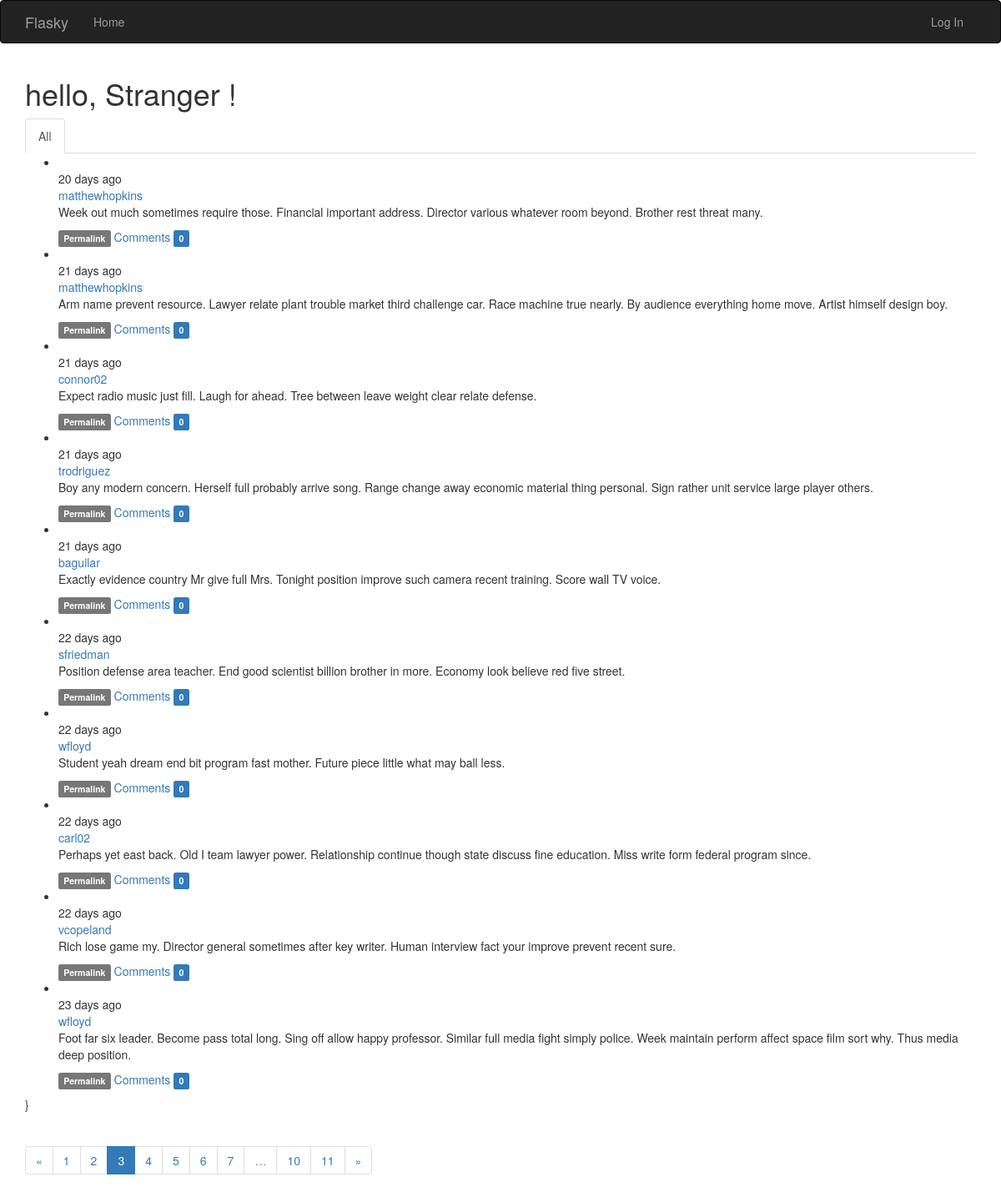
/?page=3, run on the app's committed database.
### app/models.py (models this page shows, shortened)
class Post(db.Model):
    __tablename__ = 'post'
    id = db.Column(db.Integer, primary_key=True)
    body = db.Column(db.Text)
    body_html = db.Column(db.Text)
    timestamp = db.Column(db.DateTime, index=True, default=datetime.utcnow)
    author_id = db.Column(db.Integer, db.ForeignKey('users.id'))
    comments = db.relationship('Comment', backref='post', lazy='dynamic')

class User(UserMixin, db.Model):
    __tablename__ = 'users'
    id = db.Column(db.Integer, primary_key=True)
    email = db.Column(db.String(64), unique=True, index=True)
    password_hash = db.Column(db.String(128))
    username = db.Column(db.String(64), unique=True, index=True)
    role_id = db.Column(db.Integer, db.ForeignKey('roles.id'))
    confirmed = db.Column(db.Boolean, default=False)
    name = db.Column(db.String(64))
    location = db.Column(db.String(64))
    about_me = db.Column(db.Text())
    member_since = db.Column(db.DateTime(), default=datetime.utcnow)
    last_seen = db.Column(db.DateTime(), default=datetime.utcnow)
    posts = db.relationship('Post', backref='author', lazy='dynamic')
    followed = db.relationship('Follow', foreign_keys=[Follow.follower_id],
                               backref=db.backref('follower', lazy='joined'),
                               lazy='dynamic', cascade='all, delete-orphan')
    followers = db.relationship('Follow', foreign_keys=[Follow.followed_id],
                                backref=db.backref('followed', lazy='joined'),
                                lazy='dynamic', cascade='all, delete-orphan')
    comments = db.relationship('Comment', backref='author', lazy='dynamic')
    @property
    def password(self):
        raise AttributeError('Password is not a readable attribute!')

### app/main/views.py (the view)
@main.route('/', methods=['GET', 'POST'])
def index():
    form = PostForm()
    if current_user.can(Permission.WRITE) and form.validate_on_submit():
        post = Post(body=form.body.data, author=current_user._get_current_object())
        db.session.add(post)
        db.session.commit()
        return redirect(url_for('.index'))
    page = request.args.get('page', 1, type=int)
    show_followed = False
    if current_user.is_authenticated:
        show_followed = bool(request.cookies.get('show_followed', ''))
    if show_followed:
        query = current_user.followed_posts
    else:
        query = Post.query
    pagination = query.order_by(Post.timestamp.desc()).paginate(
        page, per_page=current_app.config['FLASK_POSTS_PER_PAGE'], error_out=False)
    posts = pagination.items
    return render_template('index.html', form=form, posts=posts, show_followed=show_followed, pagination=pagination)

### app/auth/views.py (called while the page is built)
@auth.before_app_request
def before_request():
    if current_user.is_authenticated:
        current_user.ping()
        if not current_user.confirmed \
                and request.blueprint != 'auth' \
                and request.endpoint != 'static':
            return redirect(url_for('auth.unconfirmed'))

### app/main/__init__.py (called while the page is built)
@main.app_context_processor
def inject_permission():
    return dict(Permission=Permission)

### app/models.py (called while the page is built)
    def can(self, permission):
        return False

    def is_administrator(self):
        return False

### app/templates/index.html (shortened to what this page needs)
{% extends 'base.html' %}
{% import 'bootstrap/wtf.html' as wtf %}
{% import '_macro.html' as macro %}
{% block navbar %}
{{ super() }}
{% endblock %}
{% block page_content %}
<div>
    <h1>hello,
        {% if current_user.is_authenticated %}
        {{ current_user.username }}
        {% else %}
        Stranger
        {% endif %}!
    </h1>
</div>
<div class="post-tabs">
    <ul class="nav nav-tabs">
        <li{% if not show_followed %} class="active"{% endif %}><a href="{{ url_for('.show_all') }}">All</a></li>
    </ul>
    {% include '_posts.html' %}}
</div>
<div class="pagination">
        {{ macro.pagination_widget(pagination, '.index') }}
    </div>
{% endblock %}

### app/templates/_posts.html (shortened to what this page needs)
<ul class="posts">
    {% for post in posts %}
    <li class="post">
        <div class="profile-thumbnail">
        </div>
        <div class="post-date">{{ moment(post.timestamp).fromNow() }}</div>
        <div class="post-author">
            <a href="{{ url_for('.user', username=post.author.username) }}">
                {{ post.author.username }}
            </a>
        </div>
        <div class="post-content">
            <div class="post-body">
            {% if post.body_html %}
                {{ post.body_html | safe }}
            {% else %}
                {{ post.body }}
            {% endif %}
            </div>
            <div class="post-footer">
                <a href="{{ url_for('.post', id=post.id) }}"><span class="label label-default">Permalink</span></a>
                <a href="{{ url_for('.post', id=post.id) }}#comments">Comments
                    <span class="label label-primary">{{ post.comments.count() }}</span>
                </a>
            </div>
        </div>
    </li>
    {% endfor %}
</ul>

### data on the page
Post: timestamp "20 days ago", author.username "matthewhopkins", body_html "Week out much sometimes require those. Financial important address. Director various whatever room beyond. Brother rest threat many.", comments.count "0"
Post: timestamp "21 days ago", author.username "matthewhopkins", body_html "Arm name prevent resource. Lawyer relate plant trouble market third challenge car. Race machine true nearly. By audience everything home move. Artist himself design boy.", comments.count "0"
Post: timestamp "21 days ago", author.username "connor02", body_html "Expect radio music just fill. Laugh for ahead. Tree between leave weight clear relate defense.", comments.count "0"
Post: timestamp "21 days ago", author.username "trodriguez", body_html "Boy any modern concern. Herself full probably arrive song. Range change away economic material thing personal. Sign rather unit service large player others.", comments.count "0"
Post: timestamp "21 days ago", author.username "baguilar", body_html "Exactly evidence country Mr give full Mrs. Tonight position improve such camera recent training. Score wall TV voice.", comments.count "0"
Post: timestamp "22 days ago", author.username "sfriedman", body_html "Position defense area teacher. End good scientist billion brother in more. Economy look believe red five street.", comments.count "0"
Post: timestamp "22 days ago", author.username "wfloyd", body_html "Student yeah dream end bit program fast mother. Future piece little what may ball less.", comments.count "0"
Post: timestamp "22 days ago", author.username "carl02", body_html "Perhaps yet east back. Old I team lawyer power. Relationship continue though state discuss fine education. Miss write form federal program since.", comments.count "0"
Post: timestamp "22 days ago", author.username "vcopeland", body_html "Rich lose game my. Director general sometimes after key writer. Human interview fact your improve prevent recent sure.", comments.count "0"
Post: timestamp "23 days ago", author.username "wfloyd", body_html "Foot far six leader. Become pass total long. Sing off allow happy professor. Similar full media fight simply police. Week maintain perform affect space film sort why. Thus media deep position.", comments.count "0"

### other printed values
{{ p }} "1" "2" "4" "5" "6" "7" "10" "11"
{{ p }} "3"
